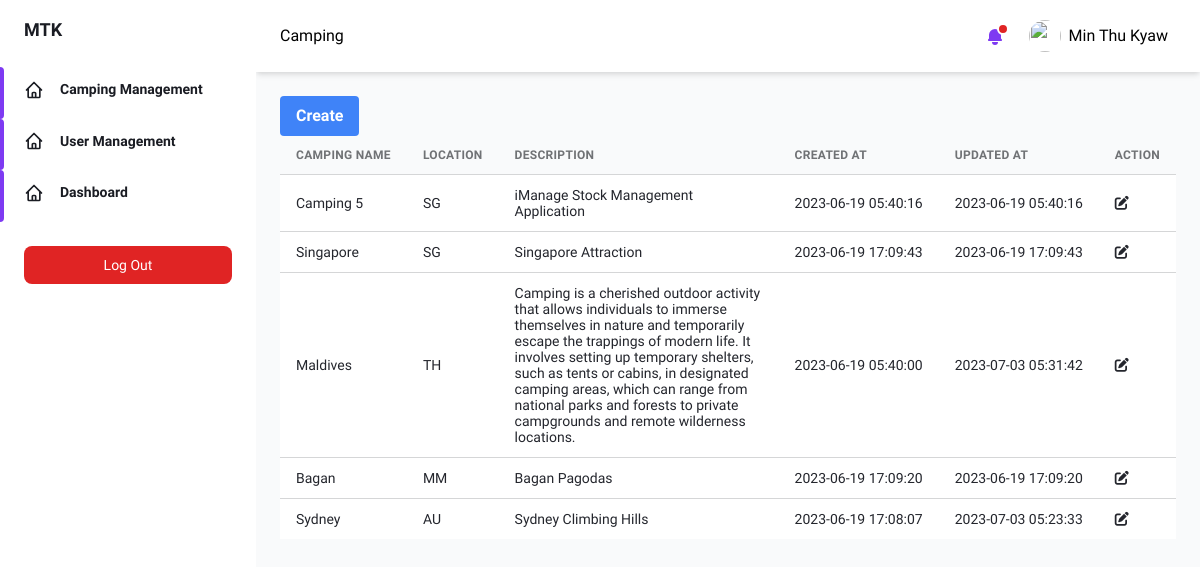
Before: /pages/admin/camping.php (signed in) with the older database file.
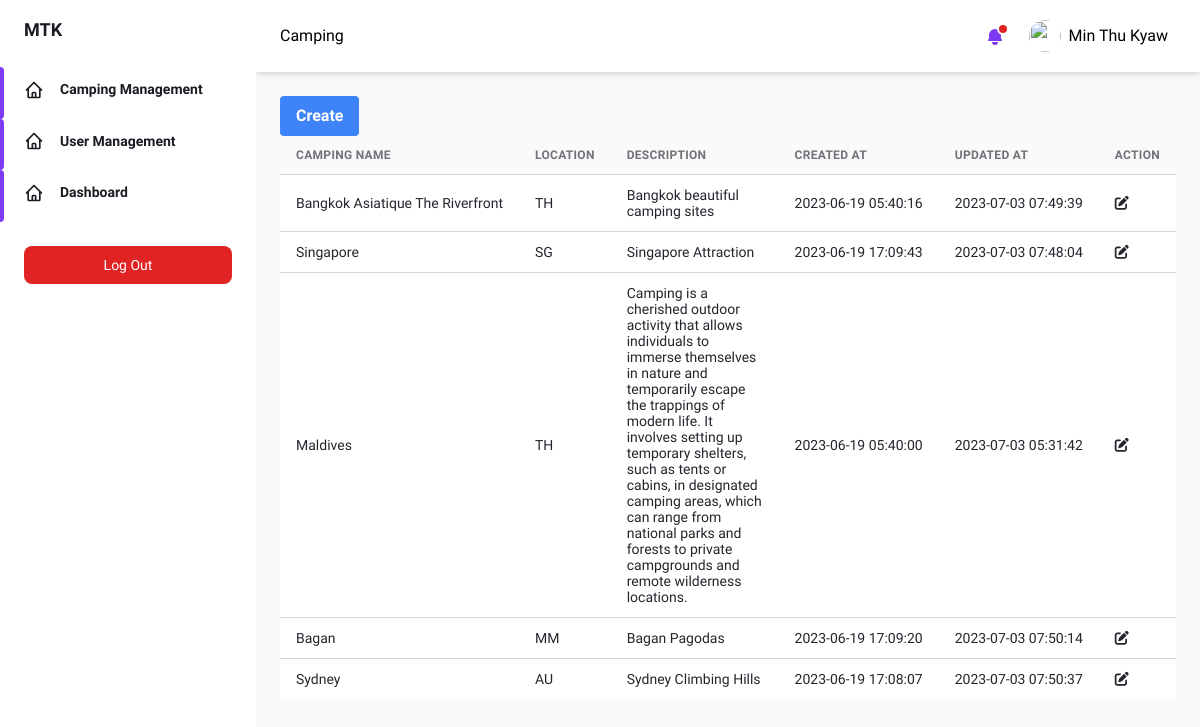
After: the same page with the newer database file.
### tables this page shows
CREATE TABLE `camping_sites` (
  `id` varchar(100) NOT NULL,
  `name` varchar(100) NOT NULL,
  `location` varchar(100) DEFAULT NULL,
  `description` text,
  `image` text NOT NULL,
  `created_at` timestamp NOT NULL DEFAULT CURRENT_TIMESTAMP,
  `updated_at` timestamp NOT NULL DEFAULT CURRENT_TIMESTAMP ON UPDATE CURRENT_TIMESTAMP
);

### Controller/Camping.php (called while the page is built, shortened)
<?php
require_once("Query.php");
class Camping{
    private query $query;
    function __construct() {
        $this->query = new Query();
    }
    function getCampingData() {
        $sql = "SELECT * FROM camping_sites";
        $this->camping = $this->query->executeQuery($sql, CONST_GET);
        return json_encode($this->camping);
    }
}
?>

### Controller/Query.php (called while the page is built, shortened)
<?php
require_once(CONST_BASE_PATH . "/db_connect.php");
class Query {
    private $conn;
    private array $response = [];
    public function __construct() {
        global $conn;
        $this->conn = $conn;
    }
    public function executeQuery($sql, $method) {
        $this->method = $method;
        if ($this->method === CONST_PUT) {
            $result = mysqli_query($this->conn, $sql);
            if ($result) {
                $this->response = [
                    'success' => true,
                    'message' => 'Updated successfully.'
                ];
            } else {
                $this->response = [
                    'success' => false,
                    'message' => 'Something went wrong.'
                ];
            }
            return $this->response;
        } else if ($this->method === CONST_GET) {
            $result = mysqli_query($this->conn, $sql);
            $data = mysqli_fetch_all($result, MYSQLI_ASSOC);
            return $data;
        } else if ($this->method === CONST_POST) {
            $result = mysqli_query($this->conn, $sql);
            if ($result) {
                $this->response = [
                    'success' => true,
                    'message' => 'Created successfully.'
                ];
            } else {
                $this->response = [
                    'success' => false,
                    'message' => 'Something went wrong.'
                ];
            }
            return $this->response;
        } else if ($this->method === CONST_DELETE) {
            $result = mysqli_query($this->conn, $sql);
            if ($result) {
                $this->response = [
                    'success' => true,
                    'message' => 'Deleted successfully.'
                ];
            } else {
                $this->response = [
                    'success' => false,
                    'message' => 'Something went wrong.'
                ];
            }
            return $this->response;
        }
    }
}
?>

### pages/admin/camping.php (the view, shortened to what the changed rows need)
<?php
require_once("../../Controller/Camping.php");
require_once("../../Components/admin/headerAdmin.php");
require_once("../../Components/admin/adminNavbar.php");
$campingController = new Camping();
$campingInfos = $campingController->getCampingData();
$decodeCampingInfos = json_decode($campingInfos, true);
$tableHeading = array(
    "Camping Name",
    "Location",
    "Description",
    "Created At",
    "Updated At",
    "Action"
);
?>
<div class="container px-6 mx-auto grid p-6">
    <div class="w-full overflow-x-auto">
        <table class="w-full whitespace-no-wrap">
            <thead>
                <tr
                    class="text-xs font-semibold tracking-wide text-left text-gray-500 uppercase border-b dark:border-gray-700 bg-gray-50 dark:text-gray-400 dark:bg-gray-800"
                >
                    <?php foreach ($tableHeading as $tHead) { ?>
                        <th class="px-4 py-3">
                            <?php echo $tHead; ?>
                        </th>
                    <?php } ?>
                </tr>
            </thead>
            <tbody
                class="bg-white divide-y dark:divide-gray-700 dark:bg-gray-800"
            >
                <?php foreach ($decodeCampingInfos as $camping) { ?>
                    <form action="<?php echo CONST_BASE_URL; ?>/pages/admin/update_camping.php" method="POST">
                        <tr class="text-gray-700 dark:text-gray-400">
                            <td class="px-4 py-3 text-sm">
                                <?php echo $camping['name']; ?>
                            </td>
                            <td class="px-4 py-3 text-sm">
                                <?php echo $camping['location']; ?>
                            </td>
                            <td class="px-4 py-3 text-sm text-wrap">
                                <?php echo $camping['description']; ?>
                            </td>
                            <td class="px-4 py-3 text-sm">
                                <?php echo $camping['created_at']; ?>
                            </td>
                            <td class="px-4 py-3 text-sm">
                                <?php echo $camping['updated_at']; ?>
                            </td>
                            <td class="px-4 py-3 text-sm">
                                <button
                                    type="submit"
                                >
                                    <i class="fa-solid fa-pen-to-square"></i>
                                </button>
                            </td>
                        </tr>
                    </form>
                <?php } ?>
            </tbody>
        </table>
    </div>
</div>
</div>
</div>
<?php
require_once("../../Components/admin/footerAdmin.php");
?>

Changed rows visible on the page:
changed camping_sites: name "Camping 5" → "Bangkok Asiatique The Riverfront"; location "SG" → "TH"; description "iManage Stock Management Application" → "Bangkok beautiful camping sites"; updated_at "2023-06-19 05:40:16" → "2023-07-03 07:49:39"
changed camping_sites "Singapore": updated_at "2023-06-19 17:09:43" → "2023-07-03 07:48:04"
changed camping_sites "Bagan": updated_at "2023-06-19 17:09:20" → "2023-07-03 07:50:14"
changed camping_sites "Sydney": updated_at "2023-07-03 05:23:33" → "2023-07-03 07:50:37"
